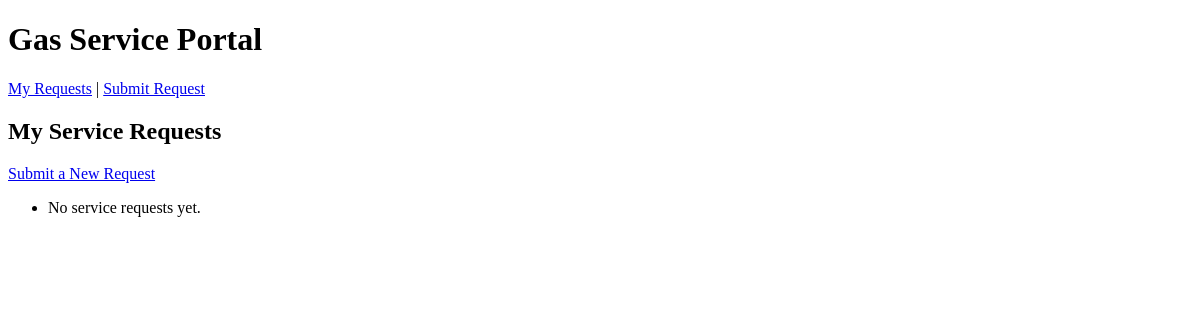
The page /requests/ (signed in) on the database as committed earlier.
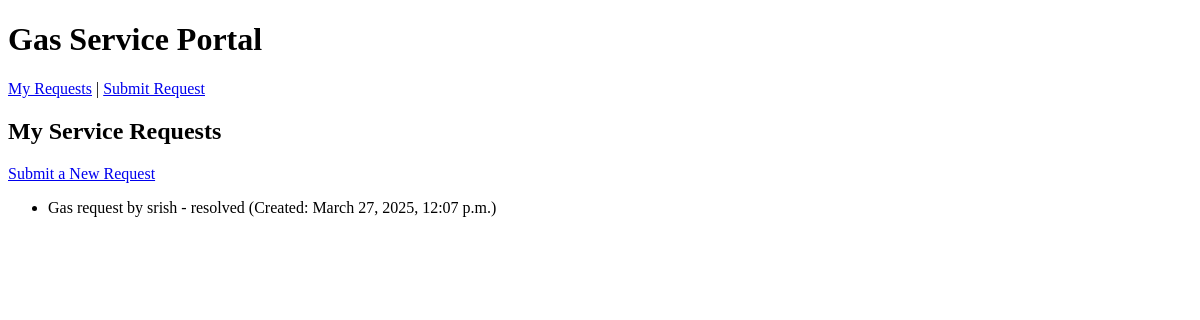
The same page on the database as committed later.
### service_requests/models.py (models this page shows, shortened)
class ServiceRequest(models.Model):
    STATUS_CHOICES = [
        ('pending', 'Pending'),
        ('in_progress', 'In Progress'),
        ('resolved', 'Resolved'),
    ]
    user = models.ForeignKey(User, on_delete=models.CASCADE)  # Link request to a customer
    request_type = models.CharField(max_length=100)
    description = models.TextField()
    attachment = models.FileField(upload_to='attachments/', blank=True, null=True)
    status = models.CharField(max_length=20, choices=STATUS_CHOICES, default='pending')
    created_at = models.DateTimeField(auto_now_add=True)
    updated_at = models.DateTimeField(auto_now=True)

### service_requests/views.py (the view)
# urls.py: path('', ServiceRequestListView.as_view(), name='request_list'),
class ServiceRequestListView(LoginRequiredMixin, ListView):
    model = ServiceRequest
    template_name = 'service_requests/request_list.html'
    context_object_name = 'requests'
    def get_queryset(self):
        return ServiceRequest.objects.filter(user=self.request.user)

### service_requests/templates/service_requests/request_list.html
{% extends "base.html" %}
{% block content %}
<h2>My Service Requests</h2>
<a href="{% url 'request_create' %}">Submit a New Request</a>
<ul>
    {% for request in requests %}
        <li>
            {{ request.request_type }} - {{ request.status }} (Created: {{ request.created_at }})
        </li>
    {% empty %}
        <li>No service requests yet.</li>
    {% endfor %}
</ul>
{% endblock %}

Rows that differ between the two databases and show on the page:
added ServiceRequest: request_type "Gas request by srish", status "resolved", created_at "March 27, 2025, 12:07 p.m."
Other text that changed with them:
text no longer shown: "No service requests yet."
